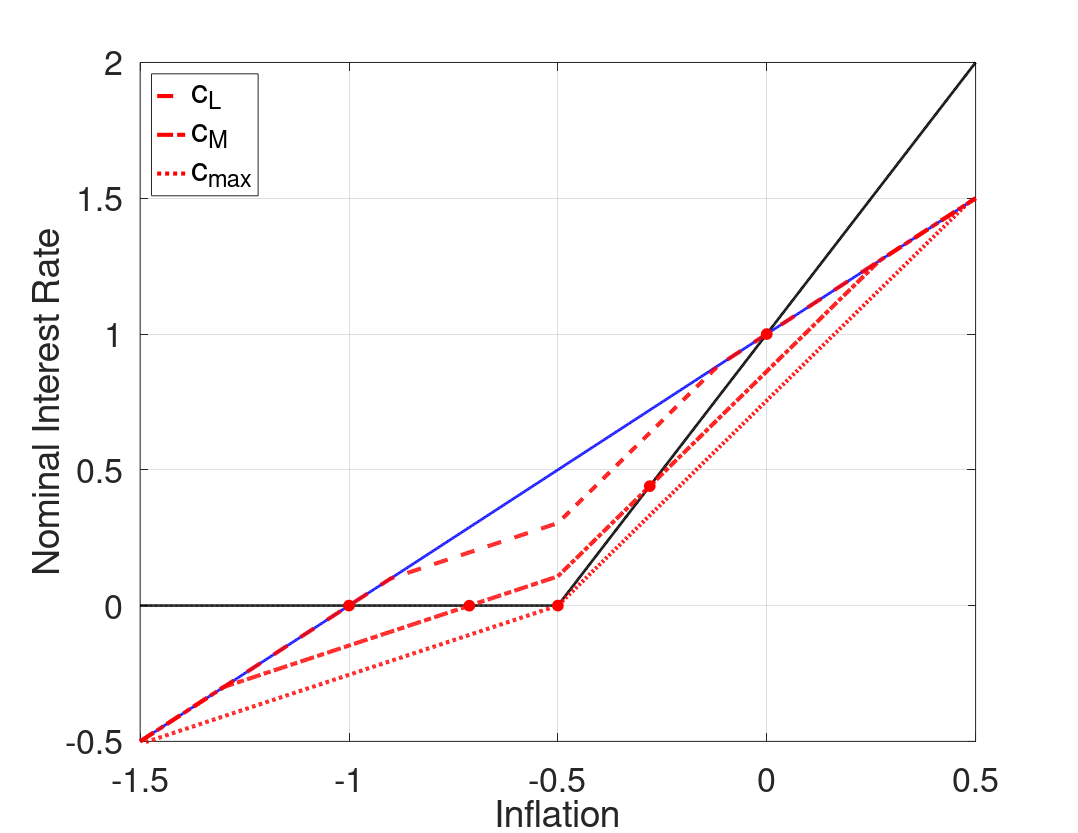

This chart was generated by the following MATLAB code:
%--------------------------------------------------------------------------
% File Name: iid_RAFR_cPHIpi_m.m
% Author: Philip Coyle
% Date Created: 01/07/2019
%--------------------------------------------------------------------------

clear all
close all
clc

%% Model Calibration
cBET = 1/1.0025;
cSIGMA = 1;
cKAPPA = 0.02;
cPHIpi = 2;
cRstar = 1/400;
p_m = 0.5; %Probability of being in the middle state 

cSHOCK_lb =((cRstar)*(cPHIpi - 1))/(cKAPPA*cPHIpi*cSIGMA);
cSHOCK_ub =((cRstar)*(cKAPPA*cPHIpi*cSIGMA + 1))/(cKAPPA*cPHIpi*cSIGMA);
cSHOCK_bound = -(2*(cRstar)*(cPHIpi - 1)*(cKAPPA*cPHIpi*cSIGMA + 1))/(cKAPPA*cPHIpi^2*cSIGMA*(cKAPPA*cSIGMA + 1)*(p_m - 1));

cSHOCK_grid = [0.05, 0.1, max([cSHOCK_lb,cSHOCK_ub,cSHOCK_bound])];

%% Housekeeping
% Set Grid Intervals
pi_m_low = -1.5/400;
pi_m_high = 0.5/400;
numgrid = 1001;
pi_m = linspace(pi_m_low,pi_m_high, numgrid)';

% Allocate Space
inx_ub = zeros(length(cSHOCK_grid),1);
pi_ub_zlb = zeros(length(cSHOCK_grid),1);
inx_lb = zeros(length(cSHOCK_grid),1);
pi_lb_zlb = zeros(length(cSHOCK_grid),1);
rafr = zeros(numgrid,length(cSHOCK_grid));


% Find max inflation that leads to ZLB binding
bound = -cRstar/cPHIpi;

inx_m = find(min(abs(pi_m - bound)) == abs(pi_m - bound));
% Find pi_m point where middle state interst rate binds
pi_m_zlb = pi_m(inx_m);

% Taylor Rule
tr = max(0,cRstar + cPHIpi*pi_m);

% 'Riskless' Fisher Relation
fr = pi_m + cRstar;

for j = 1:length(cSHOCK_grid)
    cSHOCK = cSHOCK_grid(j);
    %% Policy Functions from below (Assume middle state interst rate binds)
    % Low  High state inflation & expected inflation (as functions of middle state inflation)
    pi_l_b = pi_m - cKAPPA*cSIGMA*cSHOCK;
    pi_h_b = (pi_m - cKAPPA*cSIGMA*(cRstar - cSHOCK))/(1+cKAPPA*cSIGMA*cPHIpi);
    exp_pi_b = (1-p_m)/2*pi_l_b + p_m*pi_m + (1-p_m)/2*pi_h_b;

    % Low Middle and High state output & expected output (as functions of middle state inflation)
    y_m_b = (pi_m - cBET*exp_pi_b)/cKAPPA;
    y_l_b = y_m_b - cSIGMA*cSHOCK;
    y_h_b = y_m_b - cSIGMA*(cRstar + cPHIpi*pi_h_b - cSHOCK);
    exp_y_b = (1-p_m)/2*y_l_b + p_m*y_m_b + (1-p_m)/2*y_h_b;

    % Find pi_m point where high state interst rate binds
    inx_lb(j) = find(min(abs(pi_h_b - bound)) == abs(pi_h_b - bound));
    pi_lb_zlb(j) = pi_m(inx_lb(j));

    %% Policy Functions from above (Assume middle state interst rate does not bind)
    % Low  High state inflation & expected inflation (as functions of middle state inflation)
    pi_l_a = pi_m*(1+cKAPPA*cSIGMA*cPHIpi) + cKAPPA*cSIGMA*(cRstar - cSHOCK);
    pi_h_a = pi_m + (cKAPPA*cSIGMA*cSHOCK)/(1+cKAPPA*cSIGMA*cPHIpi);
    exp_pi_a = (1-p_m)/2*pi_l_a + p_m*pi_m + (1-p_m)/2*pi_h_a;

    % Low Middle and High state output & expected output (as functions of middle state inflation)
    y_m_a = (pi_m - cBET*exp_pi_a)/cKAPPA;
    y_l_a = y_m_a + cSIGMA*(cPHIpi*pi_m + cRstar - cSHOCK);
    y_h_a = y_m_a + cSIGMA*(cPHIpi*(pi_m - pi_h_a) + cSHOCK);
    exp_y_a = (1-p_m)/2*y_l_a + p_m*y_m_a + (1-p_m)/2*y_h_a;

    % Find pi_m point where low state interst rate binds
    inx_ub(j) = find(min(abs(pi_l_a - bound)) == abs(pi_l_a - bound));
    pi_ub_zlb(j) = pi_m(inx_ub(j));

    %% Define Risk Adjusted Fisher Relationship   
    for i = 1:numgrid
        if pi_m(i) < pi_lb_zlb(j) || pi_m(i) > pi_ub_zlb(j)
            rafr(i,j) = pi_m(i) + cRstar;
        elseif pi_m(i) <= pi_m_zlb
            rafr(i,j) = cRstar + pi_m(i) + (exp_pi_b(i) - pi_m(i)) + 1/cSIGMA*(exp_y_b(i) - y_m_b(i));
        elseif pi_m(i) <= pi_ub_zlb(j)
            rafr(i,j) = cRstar + pi_m(i) + (exp_pi_a(i) - pi_m(i)) + 1/cSIGMA*(exp_y_a(i) - y_m_a(i));
        end
    end
end
        
%% Plotting
type = {'--','-.',':'};

fig(1) = figure(1);
grid on
box on
hold on
plot(400*pi_m, 400*tr,'Color','k','LineWidth',2);
plot(400*pi_m, 400*fr,'Color','b','LineWidth',2);
for j = 1:length(cSHOCK_grid)
    [~,inx] = sort(abs(tr - rafr(:,j)));
    if j == length(cSHOCK_grid)
        RSS = inx(1);    
    else
        RSS = inx(1:2);
        it = 2;
        while abs(RSS(1) - RSS(2)) <= 10
            RSS(2) = inx(it + 1);
            it = it + 1;
        end
    end   
    h(j) = plot(400*pi_m, 400*rafr(:,j),'Color','r','LineStyle',type{j},'LineWidth',3);
    p1 = plot(400*pi_m(RSS(1)),400*rafr(RSS(1),j));
    if j ~= 3
        p2 = plot(400*pi_m(RSS(2)),400*rafr(RSS(2),j)); 
        set([p1 p2],'Marker','o','MarkerEdgeColor','r','MarkerFaceColor','r','MarkerSize',8)
    else
        set(p1,'Marker','o','MarkerEdgeColor','r','MarkerFaceColor','r','MarkerSize',8)
    end
end


xlabel('Inflation','FontSize',20)
ylabel('Nominal Interest Rate','FontSize',20)
set(gca,'Xlim',[400*pi_m(1), 400*pi_m(end)],'Ylim',[-0.5, 2],'FontSize',25)
L = legend([h(1) h(2) h(3)],'c_L','c_M','c_{max}');
set(L,'Location','NorthWest','Fontsize',25)

savedir = cd;
if ispc 
    savedir = fullfile(savedir, '..\..\..');
    savedir = strcat(savedir,'\Final\');
else
    savedir = fullfile(savedir, '../../..');
    savedir = strcat(savedir,'/Final/');
end


set(fig(1),'PaperOrientation','Landscape');
set(fig(1),'PaperPosition',[0 0 11 8.5]);
print(fig(1),'-dpdf',strcat(savedir,'iid_RAFR_cPHIpi_m.pdf'));
